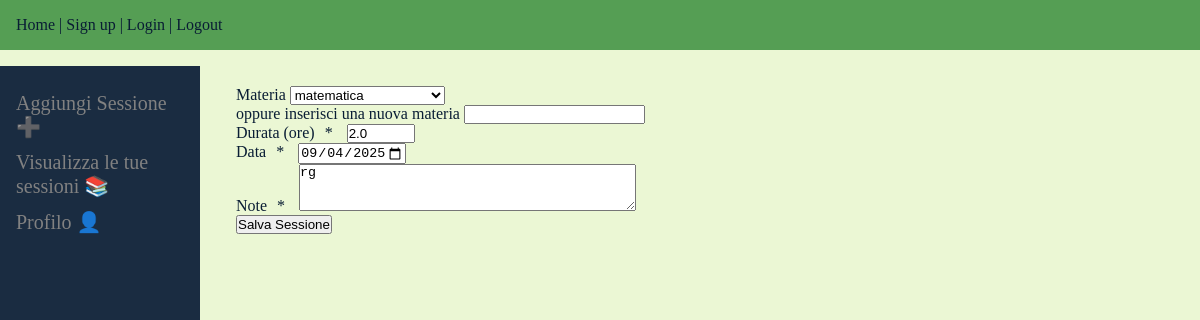
/study/sessions/1/edit/ (signed in), run on an earlier commit of the app's database.
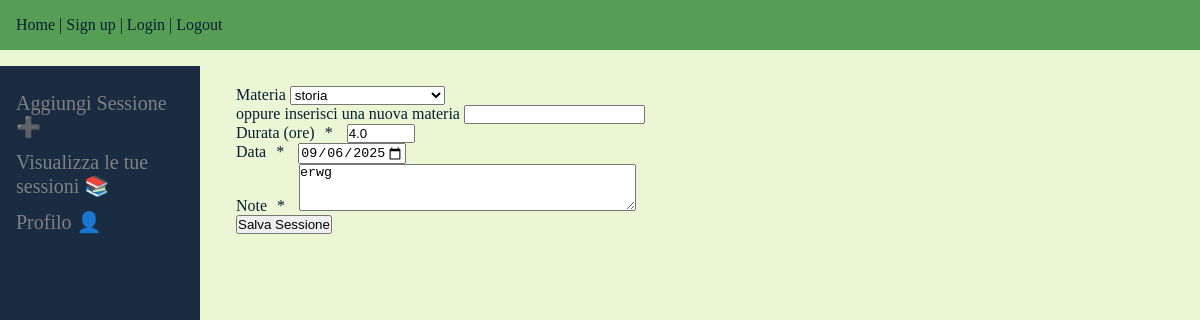
And on a later commit of the database.
### study/models.py (models this page shows, shortened)
class StudySession(models.Model):
    user = models.ForeignKey(User, on_delete=models.CASCADE, related_name="study_sessions")
    subject = models.ForeignKey(Subject, on_delete=models.CASCADE,)
    duration = models.DecimalField(max_digits=4, decimal_places=1)
    date = models.DateField()
    notes = models.TextField(max_length=100)
    class Meta:
        ordering= ['-date']

### study/views.py (the view)
# urls.py: path('sessions/<int:pk>/edit/', views.edit_study_session, name='edit_session'),
@login_required
def edit_study_session(request, pk):
    session = get_object_or_404(StudySession, pk=pk, user=request.user)
    if request.method == 'POST':
        form = CreateSessionForm(request.POST, instance=session, user=request.user)
        if form.is_valid():
            print(form.cleaned_data)
            form.save()
            messages.success(request, 'Sessione aggiornata con successo!')
            return redirect('study:session_list')
    else:
        form = CreateSessionForm(instance=session, user=request.user)
    return render(request, 'study/session_form.html', {'form': form, 'title': 'Modifica sessione'})

### study/forms.py (shortened to what this page needs)
class CreateSessionForm(forms.ModelForm):
    subject_input = forms.CharField(max_length=50, required=False, label="oppure inserisci una nuova materia")
    class Meta:
        model = StudySession
        fields = ('subject', 'subject_input', 'duration', 'date', 'notes')
        widgets = {
            'date': forms.DateInput(attrs={'type': 'date', 'max': timezone.now().date()}),
            'duration': forms.NumberInput(attrs={'step': '0.5', 'min': '0.5', 'max': '24'}),
            'subject': forms.Select(attrs={'class':'form-control'}),
            'notes': forms.Textarea(attrs={'rows': 3}),
        }
        labels = {
            'subject': 'Materia',
            'duration': 'Durata (ore)',
            'date': 'Data',
            'notes': 'Note',
        }
    def __init__(self, *args, user=None, **kwargs):
        super().__init__(*args, **kwargs)
        self.user=user
        self.fields['subject'].queryset = Subject.objects.filter(created_by=user)
        self.fields['subject'].required = False
        self.fields['subject'].empty_label = "Seleziona una materia"

### study/models.py (called while the page is built)
    def __str__(self):
        return f"{self.name}"

### study/templates/study/session_form.html (shortened to what this page needs)
{% extends 'dashboard.html' %}
{% load crispy_forms_tags %}
{% block dashboard_page %}
<div class="dashboard-main">
        <form method="post">
            {{ form|crispy}}
            <button type="submit"> Salva Sessione</button>
        </form>
    </div>
{% endblock %}

What changed in the data, as far as the page shows it:
changed StudySession: subject "matematica" → "storia"; duration "2.0" → "4.0"; date "09/04/2025" → "09/06/2025"; notes "rg" → "erwg"
